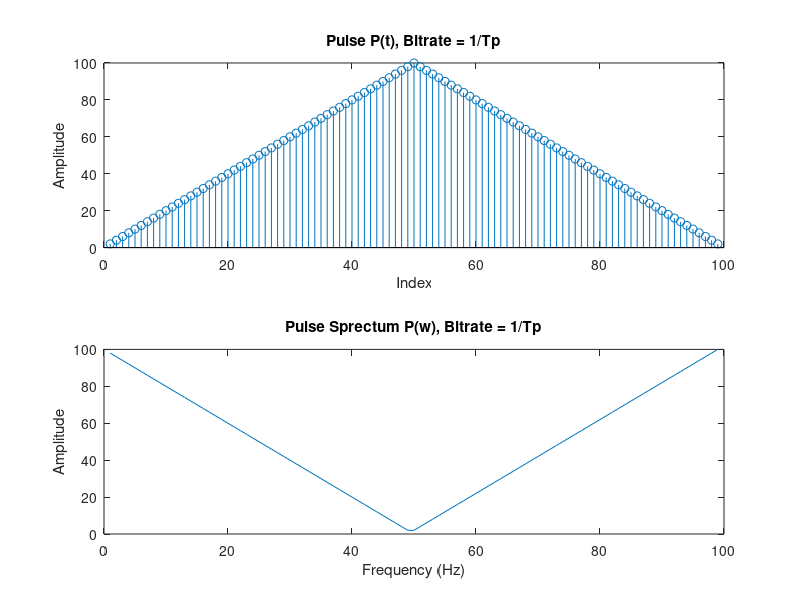
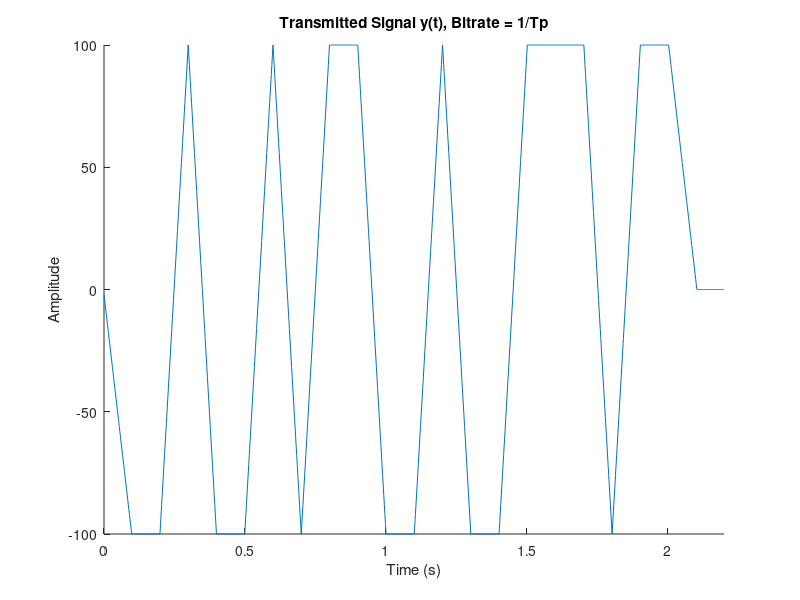
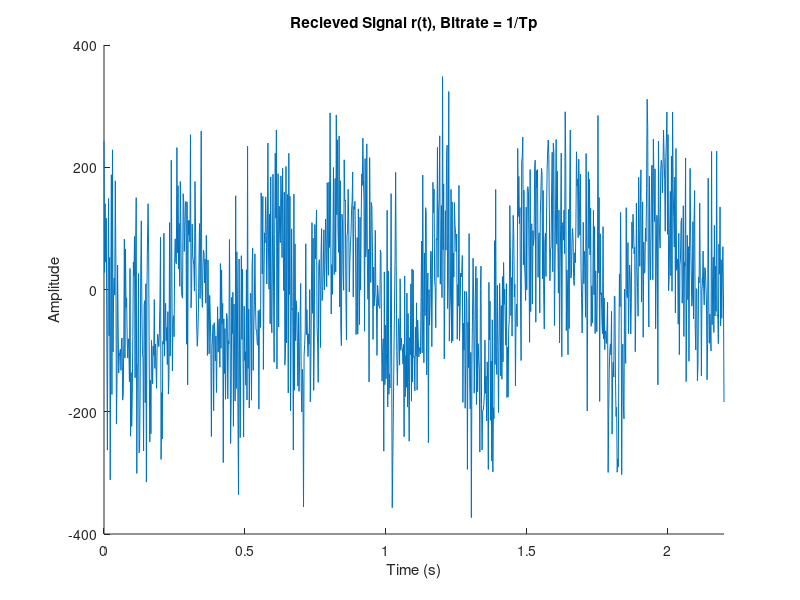
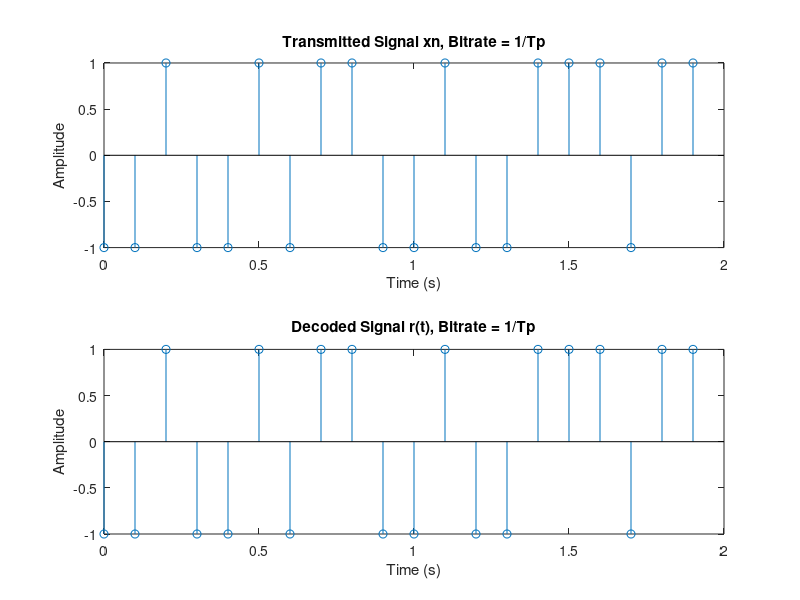

Here is the MATLAB script that generated these plots, in order: (Note: this script raises an error after producing the figures.)
%% Signals and Systems Matlab Homework #6
%% Introduction
% * Author:                   Will Burgess, 
% * Class:                    ESE 351
% * Date:                     Created 3/25/2024, Last Edited 2/2/2024
%% Housekeeping
close all
clear
clc
%% Part  1: Create Binary PAM System
%% Generate Input Signal and Add Noise Factor, Bitrate = 1/Tp
Tp = 0.1; % Half pulse width
sample_period = Tp/50; % dt, pulse and recieve sample period
sample_freq = 1/sample_period; % Frequency of pulse and recieve signal 

bit_rate = 1/(1 * Tp); %Fb, frequency of bits sent out
bit_period = 1/bit_rate; % Ts, Time between bits sent out

rect = ones(1,50);
pulse = 2 * conv(rect, rect);
pulse_fft = fftshift(pulse);

%figure, hold on
% subplot(3,1,1),stem(x);
% subplot(3,1,2),plot(n);
% subplot(3,1,3),plot(r); 
%stem(pulse);
%plot(mag2db(abs(pulse_fft)));
%hold off

N = 20;

maxTime = N * bit_period;

xn = 2 * ((rand(1, N) > 0.5) - 0.5);
a = 0;
imp_train = zeros(1,N * bit_period * sample_freq);
for k = 1:length(imp_train)
    if mod(k - 1, sample_freq * bit_period) == 0
    a = a + 1;
    imp_train(k) = xn(a);
    else
    imp_train(k) = 0;    
    end
end

sampleTimes = 0:sample_period:(N*bit_period)-sample_period;

y = conv(imp_train,pulse);
% figure, subplot (2,1,1),plot(y)
% subplot(2,1,2),stem(xn)

sigma = 1;
noise = sigma * max(y) * randn(1,length(y));
r = y + (noise * sigma);

%figure,plot(r)
%% Part f:  Create various outputs

% i, p(t), p(w)
figure, hold on
subplot(2,1,1);
stem(pulse)
ylabel('Amplitude')
xlabel('Index')
title('Pulse P(t), Bitrate = 1/Tp')



subplot(2,1,2)
plot(pulse_fft)
ylabel('Amplitude')
xlabel('Frequency (Hz)')
title('Pulse Sprectum P(w), Bitrate = 1/Tp')
hold off

times = linspace(0, maxTime + 2 * Tp, length(y));

% ii, y(t)
figure, hold on
plot(times, y)
xlim([0 maxTime + 2 * Tp]);
ylabel('Amplitude')
xlabel('Time (s)')
title('Transmitted Signal y(t), Bitrate = 1/Tp')
hold off

% iii, r(t)
figure, hold on
plot(times,r)
xlim([0 maxTime + 2 * Tp]);
ylabel('Amplitude')
xlabel('Time (s)')
title('Recieved Signal r(t), Bitrate = 1/Tp')
hold off

% iv, Sent Messave vs. decoded message
times_sent = 0:bit_period:maxTime-bit_period;
figure, hold on
subplot(2,1,1)
stem(times_sent,xn)
ylabel('Amplitude')
xlabel('Time (s)')
title('Transmitted Signal xn, Bitrate = 1/Tp')
subplot(2,1,2)

filtered = conv(r,pulse);
decoded = zeros(1, N);

a = 0;
pulselen = length(pulse);
filterlen = length(filtered);

factor = 1/(bit_rate * Tp); % find factor relating Ts and Tp, use that to modify pulselen
% please name this something other than factor

% don't ask me to explain this
for i = pulselen + 1:(pulselen * factor + mod(factor, 2))/2:filterlen-pulselen * factor - 1
    a = a + 1;
    if(filtered(i) > 0)
        decoded(a) = 1;
    else
       decoded(a) = -1;
    end
end

stem(times_sent,decoded);
ylabel('Amplitude')
xlabel('Time (s)')
title('Decoded Signal r(t), Bitrate = 1/Tp')
hold off

error = (sum(xn ~= decoded)/length(decoded)); 
SNR = (sum(y.^2))/(sum(noise.^2));

disp(['Bitrate: ' ,num2str(bit_rate), ' bits/second'])
disp(['Standard Deviation: ' , num2str(sigma)])
disp(['SNR: ' , num2str(SNR)])
disp(['Error: ' ,num2str(error),' percent'])


%% Generate Input Signal and Add Noise Factor, Bitrate = 1/2*Tp
Tp = 0.1; % Half pulse width
sample_period = Tp/50; % dt, pulse and recieve sample period
sample_freq = 1/sample_period; % Frequency of pulse and recieve signal 

bit_rate = 1/(2 * Tp); %Fb, frequency of bits sent out
bit_period = 1/bit_rate; % Ts, Time between bits sent out

rect = ones(1,50);
pulse = 2 * conv(rect, rect);
pulse_fft = fftshift(pulse);

%figure, hold on
% subplot(3,1,1),stem(x);
% subplot(3,1,2),plot(n);
% subplot(3,1,3),plot(r); 
%stem(pulse);
%plot(mag2db(abs(pulse_fft)));
%hold off

N = 20;

maxTime = N * bit_period;

xn = 2 * ((rand(1, N) > 0.5) - 0.5);
a = 0;
imp_train = zeros(1,N * bit_period * sample_freq);
for k = 1:length(imp_train)
    if mod(k - 1, sample_freq * bit_period) == 0
    a = a + 1;
    imp_train(k) = xn(a);
    else
    imp_train(k) = 0;    
    end
end

sampleTimes = 0:sample_period:(N*bit_period)-sample_period;

y = conv(imp_train,pulse);
% figure, subplot (2,1,1),plot(y)
% subplot(2,1,2),stem(xn)

sigma = 1;
noise = sigma * max(y) * randn(1,length(y));
r = y + (noise * sigma);

%figure,plot(r)
%% Part f:  Create various outputs

% i, p(t), p(w)
figure, hold on
subplot(2,1,1);
stem(pulse)
ylabel('Amplitude')
xlabel('Index')
title('Pulse P(t), Bitrate = 1/(2*Tp)')

f = (0:1:length(pulse_fft)-1);


subplot(2,1,2)
plot(f,pulse_fft)
ylabel('Amplitude')
xlabel('Frequency (Hz)')
title('Pulse Sprectum P(w), Bitrate = 1/(2*Tp)')
hold off

times = linspace(0, maxTime + 2 * Tp, length(y));

% ii, y(t)
figure, hold on
plot(times, y)
xlim([0 maxTime + 2 * Tp]);
ylabel('Amplitude')
xlabel('Time (s)')
title('Transmitted Signal y(t), Bitrate = 1/(2*Tp)')
hold off

% iii, r(t)
figure, hold on
plot(times,r)
xlim([0 maxTime + 2 * Tp]);
ylabel('Amplitude')
xlabel('Time (s)')
title('Recieved Signal r(t), Bitrate = 1/(2*Tp)')
hold off



% iv, Sent Messave vs. decoded message
times_sent = 0:bit_period:maxTime-bit_period;
figure, hold on
subplot(2,1,1)
stem(times_sent,xn)
ylabel('Amplitude')
xlabel('Time (s)')
title('Transmitted Signal xn, Bitrate = 1/(2*Tp)')
subplot(2,1,2)

filtered = conv(r,pulse);
decoded = zeros(1, N);

a = 0;
pulselen = length(pulse);
filterlen = length(filtered);

factor = 1/(bit_rate * Tp); % find factor relating Ts and Tp, use that to modify pulselen
% please name this something other than factor

% don't ask me to explain this
for i = pulselen + 1:(pulselen * factor + mod(factor, 2))/2:filterlen-pulselen * factor - 1
    a = a + 1;
    if(filtered(i) > 0)
        decoded(a) = 1;
    else
       decoded(a) = -1;
    end
end

stem(times_sent,decoded);
ylabel('Amplitude')
xlabel('Time (s)')
title('Decoded Signal r(t), Bitrate = 1/(2*Tp)')
hold off

error = (sum(xn ~= decoded)/length(decoded)); 
SNR = (sum(y.^2))/(sum(noise.^2));

disp(['Bitrate: ' ,num2str(bit_rate*100), ' bits/second'])
disp(['Standard Deviation: ' , num2str(sigma)])
disp(['SNR: ' , num2str(SNR)])
disp(['Error: ' ,num2str(error),' percent'])

%% Part 2: Performance Test
sigma_arr = [0, 1, 2, 3, 4];
r_Tp = signalFunction(1/Tp, sigma_arr);
r_2Tp = signalFunction(1/(2*Tp), sigma_arr);
times_sent_Tp = 0:Tp:N*Tp-Tp;
figure, hold on
for j = 1:5
    filtered_Tp = conv(r_Tp(:, j),pulse);
    a = 0;
    decoded_Tp = zeros(1, N);
    pulselen = length(pulse);
    filterlen = length(filtered_Tp);
    
    factor = 1/((1/Tp) * Tp); % find factor relating Ts and Tp, use that to modify pulselen
    % please name this something other than factor
    
    % don't ask me to explain this
    for i = pulselen + 1:(pulselen * factor + mod(factor, 2))/2:filterlen-pulselen * factor - 1
        a = a + 1;
        if(filtered_Tp(i) > 0)
            decoded_Tp(a) = 1;
        else
           decoded_Tp(a) = -1;
        end
    end
    
    
    subplot(3, 2, j);
    stem(times_sent_Tp, decoded_Tp);
    title(['Sigma = ',num2str(sigma_arr(j))])
    sgtitle('Matched Fitler With Bitrate=1/Tp')
    xlabel('Time (s)')
    ylabel('Decoded Output')
end
hold off;


times_sent_2Tp = 0:2*Tp:2*N*Tp-(2*Tp);
figure, hold on
for j = 1:5
    filtered_2Tp = conv(r_2Tp(:, j),pulse);
    a = 0;
    decoded_2Tp = zeros(1, N);
    pulselen = length(pulse);
    filterlen = length(filtered_2Tp);
    
    factor = 1/((1/(2*Tp)) * Tp); % find factor relating Ts and Tp, use that to modify pulselen
    % please name this something other than factor
    
    % don't ask me to explain this
    for i = pulselen + 1:(pulselen * factor + mod(factor, 2))/2:filterlen-pulselen * factor - 1
        a = a + 1;
        if(filtered_2Tp(i) > 0)
            decoded_2Tp(a) = 1;
        else
           decoded_2Tp(a) = -1;
        end
    end
    
    
    subplot(3, 2, j);
    stem(times_sent_2Tp, decoded_2Tp);
    title(['Sigma = ',num2str(sigma_arr(j))])
    sgtitle('Matched Fitler With Bitrate=1/(2*Tp)')
    xlabel('Time (s)')
    ylabel('Decoded Output')
end
hold off

figure, hold on
for j = 1:5
    a = 0;
    unfiltered_2Tp = zeros(1, N);
    pulselen = length(pulse);
    filterlen = length(r_2Tp(:,j));
    
    factor = 1/((1/(2*Tp)) * Tp); % find factor relating Ts and Tp, use that to modify pulselen
    % please name this something other than factor
    
    % don't ask me to explain this
    for i = pulselen + 1:(pulselen * factor + mod(factor, 2))/2:filterlen-pulselen * factor - 1
        a = a + 1;
        if(r_2Tp(i) > 0)
            unfiltered_2Tp(a) = 1;
        else
           unfiltered_2Tp(a) = -1;
        end
    end
    
    
    subplot(3, 2, j);
    stem(times_sent_2Tp, unfiltered_2Tp);
    title(['Sigma = ',num2str(sigma_arr(j))])
    sgtitle('Sign-based Reciever With Bitrate=1/(2*Tp)')
    xlabel('Time (s)')
    ylabel('Decoded Output')
end
hold off
